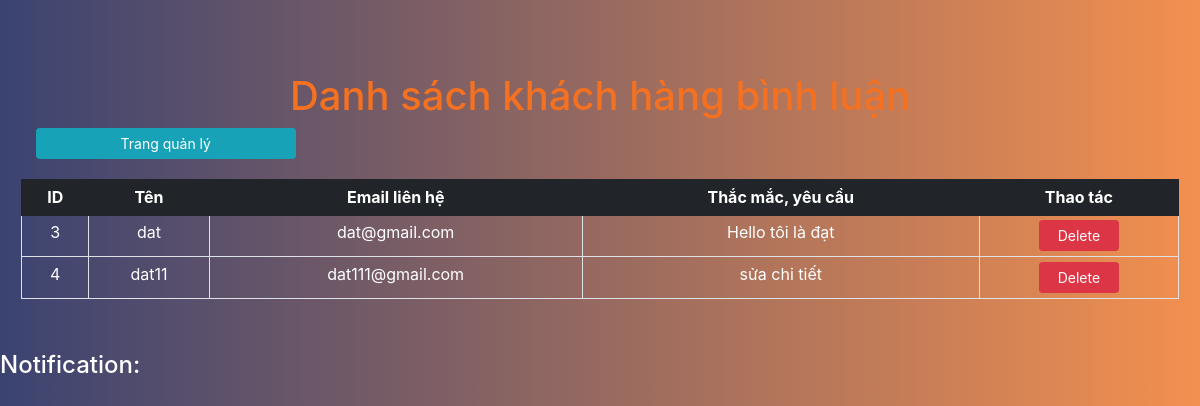
The page /BTL/people/admin/customer/index.php on the database its author committed.
### tables this page shows
CREATE TABLE `customer` (
  `id` int(11) NOT NULL,
  `name` varchar(30) NOT NULL,
  `email` varchar(50) NOT NULL,
  `about` varchar(5000) NOT NULL
);

### BTL/people/admin/customer/index.php (the view, shortened to what this page needs)
<!DOCTYPE html>
<html lang="en">
<head>
  <link href="https://maxcdn.bootstrapcdn.com/bootstrap/4.1.1/css/bootstrap.min.css" rel="stylesheet" id="bootstrap-css" />
  <link rel="stylesheet" href="../style.css" />
</head>
<body>
  <div class="container-fluid back-ground">
    <div class="head">
      <h1>Danh sách khách hàng bình luận</h1>
    </div>
    <div class="row">
      <div class="col-md-3 col-sm-4 col-6" style="padding-bottom: 20px;">
        <button type="button" class="btn btn-info btn-block btn-sm" id="back">Trang quản lý</button>
      </div>
    </div>
    <div class="row table-responsive-sm">
      <table class="table table-bordered table-sm">
        <thead class="thead-dark">
          <tr>
            <th>ID</th>
            <th>Tên</th>
            <th>Email liên hệ</th>
            <th>Thắc mắc, yêu cầu</th>
            <th>Thao tác</th>
          </tr>
        </thead>
        <tbody>
          <?php
          include $_SERVER['DOCUMENT_ROOT'] . 'BTL/php/conn.php';
          $sql = "SELECT * FROM customer";
          $result = mysqli_query($con, $sql);
          while ($row = mysqli_fetch_assoc($result)) {
            $id = $row['id'];
            $name = $row['name'];
            $email = $row['email'];
            $about = $row['about'];
          ?>
            <tr>
              <td><?php echo $id ?></td>
              <td><?php echo $name ?></td>
              <td><?php echo $email ?></td>
              <td><?php echo $about ?></td>
              <td>
                <div class="row justify-content-center">
                  <div class="col-6">
                    <button type="button" class="btn btn-danger btn-block btn-sm delete" id="<?php echo $id; ?>">Delete</button>
                  </div>
                </div>
              </td>
            </tr>
          <?php
          }
          ?>
        </tbody>
      </table>
    </div>
  </div>
  <div>
    <h4 style="color: white;">Notification:</h4>
  </div>
</body>
</html>

### BTL/people/admin/style.css (style rules this page uses)
body { background: #f3904f; background: -webkit-linear-gradient( to right, #3b4371, #f3904f ); background: linear-gradient( to right, #3b4371, #f3904f ); }
.back-ground { margin-top: 3%; padding: 3%; }
table td { color: white; }
.table-responsive-sm { text-align: center; }
.head { color: #f37121; text-align: center; }
.table .thead-dark th { color: #fff; background-color: #212529; border-color: #212529; }

### rows shown on the page
customer: id "3", name "dat", email "dat@gmail.com", about "Hello tôi là đạt"
customer: id "4", name "dat11", email "dat111@gmail.com", about "sửa chi tiết"
